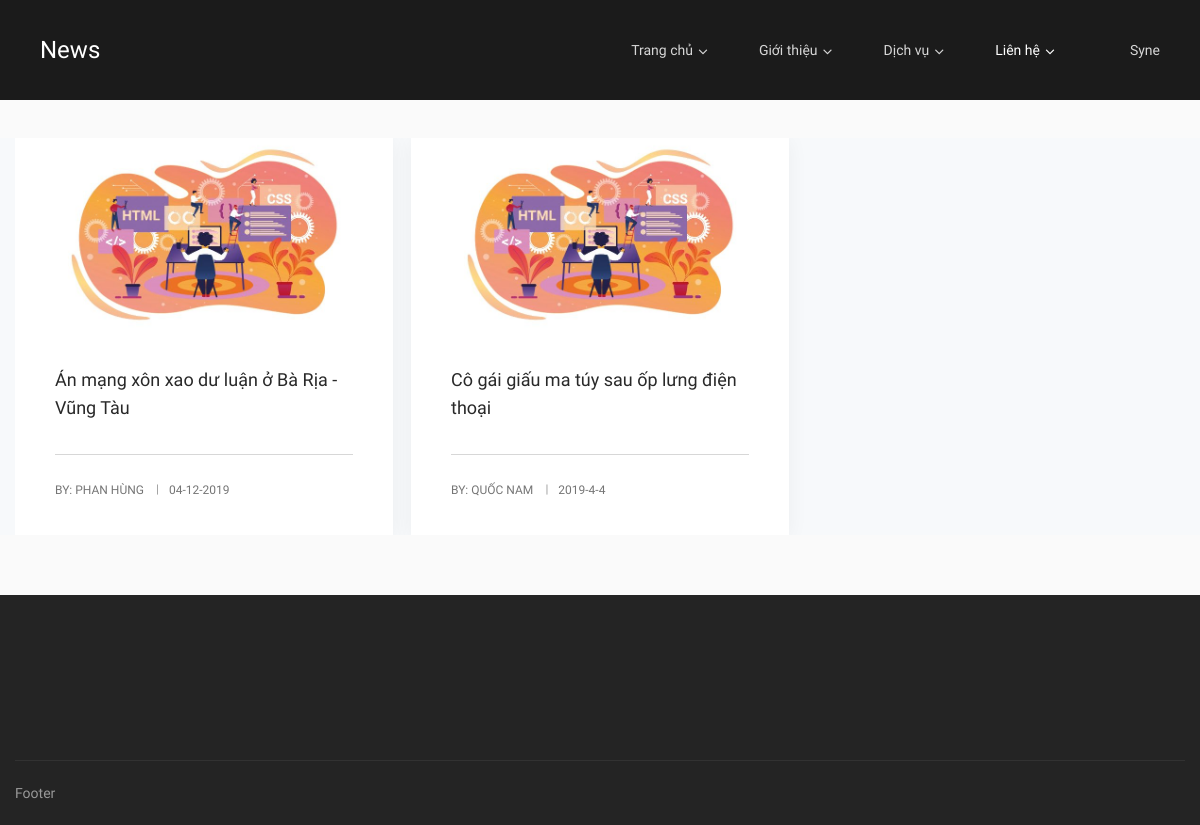
The page / on the database its author committed.
### tables this page shows
CREATE TABLE `posts` (
  `post_id` int(10) NOT NULL,
  `category_id` int(10) NOT NULL,
  `post_title` varchar(100) NOT NULL,
  `post_date` text NOT NULL,
  `post_author` varchar(50) NOT NULL,
  `post_keywords` text NOT NULL,
  `post_image` varchar(100) NOT NULL,
  `post_content` text NOT NULL,
  `img_details` varchar(100) NOT NULL,
  `post_explain` varchar(100) NOT NULL
);

### index.php (called while the page is built)
<?php include_once "blog.php"; ?>

### blog.php (the view, shortened to what this page needs)
<?php
include_once "header.php";
?>
<div id="main-content" class="site-main gray-bg clearfix">
    <div id="content-wrap" class="content__wrapper">
        <div class="container">
            <div class="row">
                <div class="col-md-12">
                    <div id="site-content" class="site-content clearfix">
                        <div id="inner-content" class="inner-content-wrap">
                            <div class="cbr-news-grid blog-grid" data-column="3" data-column2="2" data-column3="2" data-column4="1" data-gaph="18" data-gapv="18">
                                <div id="news-wrap" class="cbp">
                                    <?php
                                    include_once "connection.php";
                                     if (isset($_POST['searchKey'])) {
                                            $searchKey = $_POST['searchKey'];
                                            $get_posts = "select * from posts WHERE post_title LIKE '%$searchKey%' ";
                                            }
                                            else {
                                                $get_posts = "select * from posts";
                                            }
                                    $run_posts = mysqli_query($con,$get_posts);
                                    while ($row_posts = mysqli_fetch_array($run_posts))
                                    {
                                        $post_id = $row_posts['post_id'];
                                        $post_title = $row_posts['post_title'];
                                        $post_date = $row_posts['post_date'];
                                        $post_author = $row_posts['post_author'];
                                        $post_image = $row_posts['post_image'];
                                    ?>
                                    <div class="cbp-item all">
                                        <article class="hentry">
                                            <div class="post-media clearfix">
                                                <a href="blog-details.php?post=<?php echo $post_id ?>">
                                                    <img src="admin/img_upload/<?php echo $post_image ?>" alt="Image">
                                                </a>
                                            </div>
                                            <div class="post-content-wrap">
                                                <h2 class="post-title">
                                                    <span>
                                                        <a href="blog-details.php?post=<?php echo $post_id ?>"><?php echo $post_title ?></a>
                                                    </span>
                                                </h2>
                                                <div class="post-content post-excerpt"></div>
                                                <div class="post-meta">
                                                    <div class="post-meta-content">
                                                        <div class="post-meta-content-inner">
                                                            <span class="post-by-author item">
                                                                <span class="inner">By:
                                                                    <a href="blog-details.php?post=<?php echo $post_id ?>" title="" rel="author"><?php echo $post_author ?></a>
                                                                </span>
                                                            </span>
                                                            <span class="post-date item">
                                                                <span class="inner">
                                                                    <span class="entry-date"><?php echo $post_date ?></span>
                                                                </span>
                                                            </span>
                                                        </div>
                                                    </div>
                                                </div>
                                            </div>
                                        </article>
                                    </div>
                                    <?php } ?>
                                </div>
                            </div>
                        </div>
                    </div>
                </div>
            </div>
        </div>
    </div>
</div>
<?php include_once "footer.php"; ?>

### assets/css/cubeportfolio.css (style rules this page uses)
.cbp,.cbp *,.cbp *:after,.cbp:after,.cbp-l-filters-alignCenter,.cbp-l-filters-alignCenter *,.cbp-l-filters-alignCenter .cbp-filter-counter:after,.cbp-l-filters-alignLeft,.cbp-l-filters-alignLeft *,.cbp-l-filters-alignRight,.cbp-l-filters-alignRight *,.cbp-l-filters-alignRight .cbp-filter-counter:after,.cbp-l-filters-button,.cbp-l-filters-button *,.cbp-l-filters-button .cbp-filter-counter:after,.cbp-l-filters-buttonCenter,.cbp-l-filters-buttonCenter *,.cbp-l-filters-buttonCenter .cbp-filter-counter:after,.cbp-l-filters-dropdown,.cbp-l-filters-dropdown *,.cbp-l-filters-dropdownHeader:after,.cbp-l-filters-list,.cbp-l-filters-list *,.cbp-l-filters-work,.cbp-l-filters-work *,.cbp-l-filters-big,.cbp-l-filters-big *,.cbp-l-filters-text,.cbp-l-filters-text *,.cbp-l-filters-text .cbp-filter-counter:after,.cbp-l-filters-underline,.cbp-l-filters-underline *,.cbp-popup-wrap,.cbp-popup-wrap *,.cbp-popup-wrap:before,.cbp-popup-loadingBox:after,.cbp-l-loadMore-bgbutton,.cbp-l-loadMore-bgbutton *,.cbp-l-loadMore-button,.cbp-l-loadMore-button *,.cbp-l-loadMore-text,.cbp-l-loadMore-text *,.cbp-search,.cbp-search *,.cbp-search-icon:after { -webkit-box-sizing:border-box;-moz-box-sizing:border-box;box-sizing:border-box }
.cbp:after,.cbp-lazyload:after,.cbp-popup-loadingBox:after,.cbp-popup-singlePageInline:after { content:'';position:absolute;width:34px;height:34px;left:0;right:0;top:0;bottom:0;margin:auto;-webkit-animation:cbp-rotation .8s infinite linear;animation:cbp-rotation .8s infinite linear;border-left:3px solid rgba(114,144,182,0.15);border-right:3px solid rgba(114,144,182,0.15);border-bottom:3px solid rgba(114,144,182,0.15);border-top:3px solid rgba(114,144,182,0.8);border-radius:100% }
.cbp-item { display:inline-block;margin:0 10px 20px 0 }
.cbp { position:relative;margin:0 auto;z-index:1;height:400px }
.cbp .cbp-item { position:absolute;top:0;left:0;list-style-type:none;margin:0;padding:0;overflow:hidden }
.cbp img { display:block;border:0;width:100%;height:auto }
.cbp a,.cbp a:hover,.cbp a:active { text-decoration:none;outline:0 }
.cbp-ready:after { display:none;visibility:hidden }
.clearfix:after { content:" ";display:block;height:0;clear:both }
.cbp-displayType-bottomToTop { -webkit-perspective:1000px;perspective:1000px }
.cbp-displayType-bottomToTop .cbp-item { -webkit-animation:fadeInBottomToTop .3s both ease-in;animation:fadeInBottomToTop .3s both ease-in }

### rows shown on the page
posts: post_image (picture), post_title "Án mạng xôn xao dư luận ở Bà Rịa - Vũng Tàu", post_author "PHAN HÙNG", post_date "04-12-2019"
posts: post_image (picture), post_title "Cô gái giấu ma túy sau ốp lưng điện thoại", post_author "QUỐC NAM", post_date "2019-4-4"
